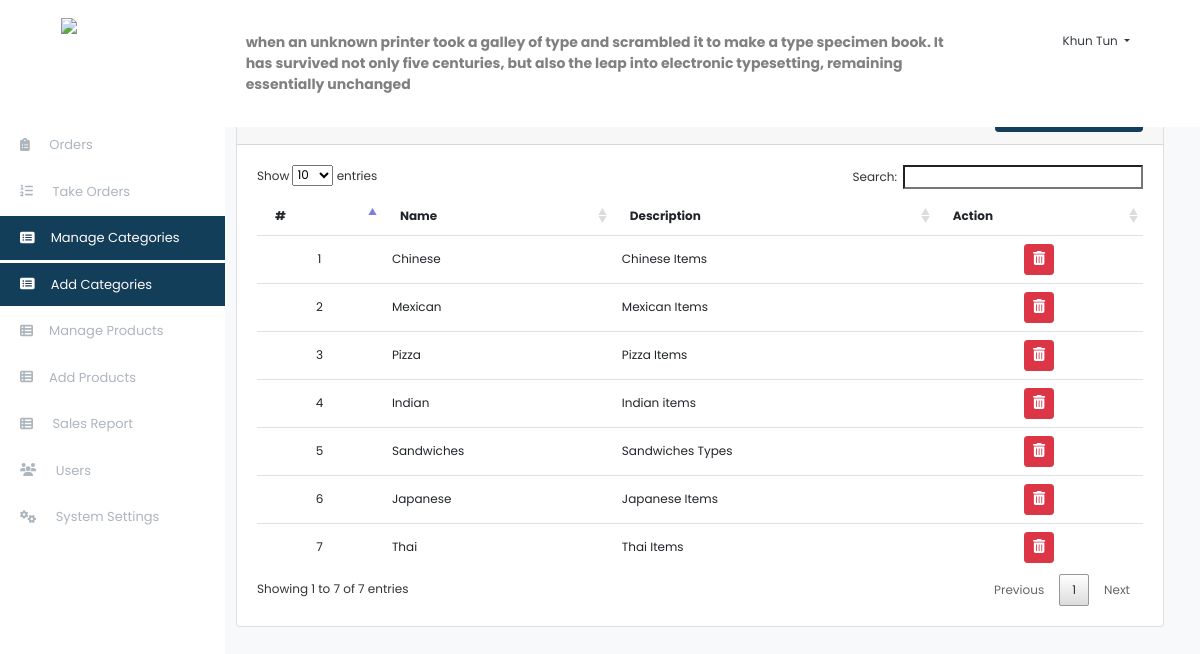
The page /index.php?page=categories (signed in) on the database its author committed.
### tables this page shows
CREATE TABLE `categories` (
  `id` int(30) NOT NULL,
  `name` varchar(200) NOT NULL,
  `description` text NOT NULL
);

### categories.php (the view, shortened to what this page needs)
<?php include('db_connect.php');?>
<div class="container-fluid">
	<div class="col-lg-12">
		<div class="row">
			<div class="col-md-12">
				<div class="card">
					<div class="card-header">
						<b>Category List</b>
						<span class="float:right"><a class="btn btn-primary btn-block btn-sm col-sm-2 float-right" href="index.php?page=add-category" id="new_order">
						<i class="fa fa-plus"></i> Add Category </a></span>
					</div>
					<div class="card-body">
						<table class="table table-hover">
							<thead>
								<tr>
									<th>#</th>
									<th>Name</th>
									<th>Description</th>
									<th>Action</th>
								</tr>
							</thead>
							<tbody>
								<?php
								$i = 1;
								$category = $conn->query("SELECT * FROM categories order by id asc");
								while($row=$category->fetch_assoc()):
								?>
								<tr>
									<td class="text-center"><?php echo $i++ ?></td>
									<td class=""><?php echo $row['name'] ?></td>
									<td><?php echo $row['description'] ?></td>
									<td class="text-center">
										<button class="btn btn-sm btn-danger delete_category" type="button" data-id="<?php echo $row['id'] ?>"><i class="fa fa-trash-alt"></i></button>
									</td>
								</tr>
								<?php endwhile; ?>
							</tbody>
						</table>
					</div>
				</div>
			</div>
		</div>
	</div>
</div>

### assets/css/style.css (style rules this page uses)
body { font-family:Poppins, Helvetica, "sans-serif"; color: #444444; width: 100%; height: calc(100%); font-size: 12px; }
a { color: #1977cc; }
.btn-primary, .btn-primary:hover { background-color: #123e59; border-color: #123e59; }
table.dataTable.no-footer { border: 0 !important; }
.table td, .table th { border-bottom: 1px solid #dee2e6; border-bottom: 0; }
table.dataTable thead th, table.dataTable thead td { border-bottom: 0px solid #111; border: 0; }

### index.php (style rules this page uses)
body { background: #f8f9fa; }

### categories.php (style rules this page uses)
td { vertical-align: middle !important; }

### rows shown on the page
categories: name "Chinese", description "Chinese Items"
categories: name "Mexican", description "Mexican Items"
categories: name "Pizza", description "Pizza Items"
categories: name "Indian", description "Indian items"
categories: name "Sandwiches", description "Sandwiches Types"
categories: name "Japanese", description "Japanese Items"
categories: name "Thai", description "Thai Items"

### other values the page prints
$_SESSION['login_name'] "Khun Tun"
